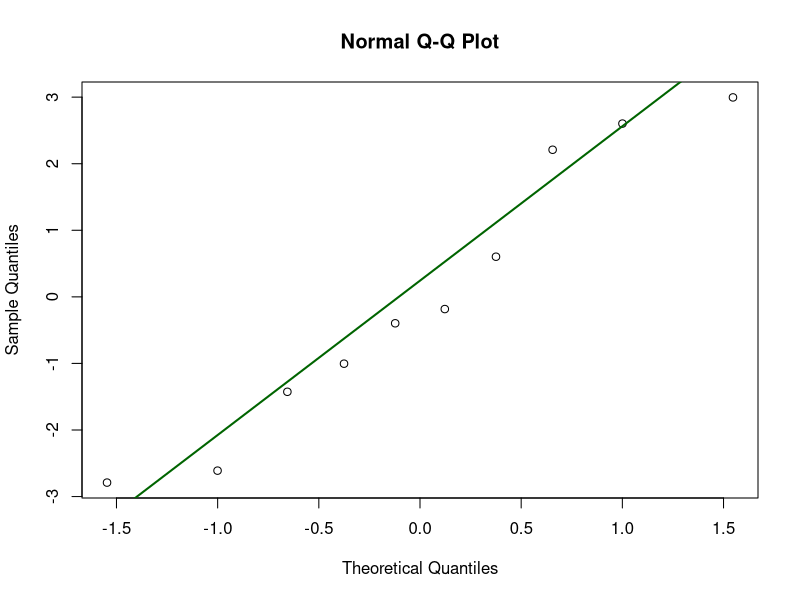
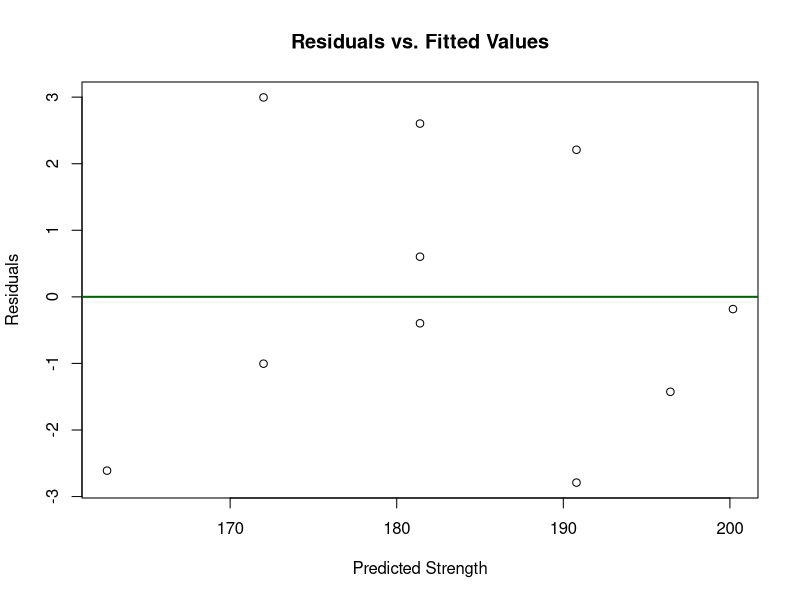
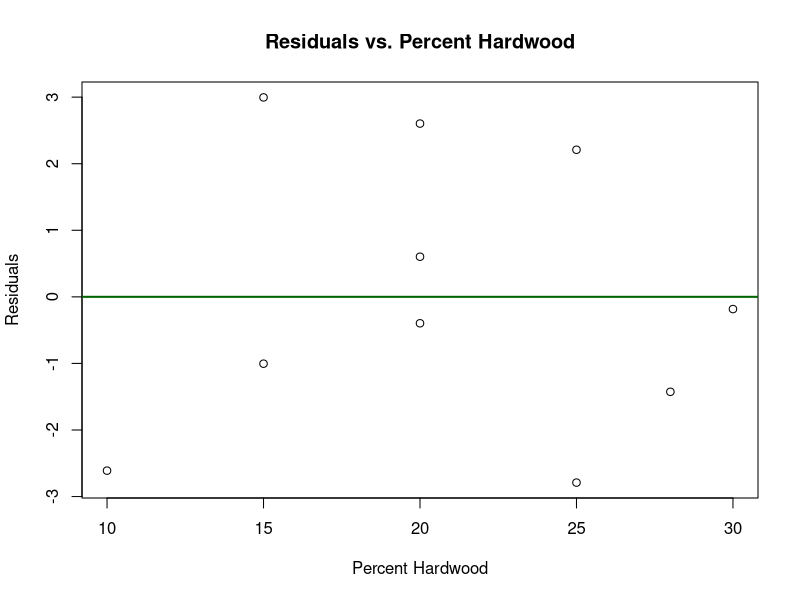

Generate these figures, in order, with R:
## ---- chunk 1
#| echo: false
paper_data <- data.frame(
  Strength = c(160, 171, 175, 182, 184, 181, 188, 193, 195, 200),
  Percent_Hardwood = c(10, 15, 15, 20, 20, 20, 25, 25, 28, 30)
)
knitr::kable(paper_data, format = "pipe", align = 'c')
## ---- chunk 2
# Import problem data
paper_data <- data.frame(
  Strength = c(160, 171, 175, 182, 184, 181, 188, 193, 195, 200),
  Percent_Hardwood = c(10, 15, 15, 20, 20, 20, 25, 25, 28, 30)
)

# Fit linear regression
p1Model <- lm(Strength ~ Percent_Hardwood, data = paper_data)
summary(p1Model)
## ---- chunk 3
anova(p1Model)
## ---- chunk 4
qf(0.05, 1, 8, lower.tail = FALSE)
## ---- chunk 5
confint(p1Model, level = 0.95)
## ---- chunk 6
#| echo: false
# Normal probability plot
qqnorm(residuals(p1Model))
qqline(residuals(p1Model), col = "darkgreen", lwd = 2)

# Residuals vs. fitted values
plot(fitted(p1Model), residuals(p1Model),
     xlab = "Predicted Strength",
     ylab = "Residuals",
     main = "Residuals vs. Fitted Values")
abline(h = 0, col = "darkgreen", lwd = 2)

# Residuals vs. predictor
plot(paper_data$Percent_Hardwood, residuals(p1Model),
     xlab = "Percent Hardwood",
     ylab = "Residuals",
     main = "Residuals vs. Percent Hardwood")
abline(h = 0, col = "darkgreen", lwd = 2)
## ---- chunk 7
#| echo: false
bearing_data <- data.frame(
  y = c(193, 230, 172, 91, 113, 125),
  x1 = c(1.6, 15.5, 22.0, 43.0, 33.0, 40.0),
  x2 = c(851, 816, 1058, 1201, 1357, 1115)
)
knitr::kable(bearing_data, format = "pipe", align = 'c')

## ---- chunk 8
# Import data from problem statement
bearing_data <- data.frame(
  y = c(193, 230, 172, 91, 113, 125),
  x1 = c(1.6, 15.5, 22.0, 43.0, 33.0, 40.0),
  x2 = c(851, 816, 1058, 1201, 1357, 1115)
)
## ---- chunk 9
#| echo: false
engine_data <- data.frame(
  Brake_Horsepower   = c(225, 212, 229, 222, 219, 278, 246, 237, 233, 224, 223, 230),
  rpm                = c(2000, 1800, 2400, 1900, 1600, 2500, 3000, 3200, 2800, 3400, 1800, 2500),
  Road_Octane_Number = c(90, 94, 88, 91, 86, 96, 94, 90, 88, 86, 90, 89),
  Compression        = c(100, 95, 110, 96, 100, 110, 98, 100, 105, 97, 100, 104)
)
knitr::kable(engine_data, format = "pipe", align = 'c')
## ---- chunk 10
# Import data from problem statement
engine_data <- data.frame(
  Brake_Horsepower   = c(225, 212, 229, 222, 219, 278, 246, 237, 233, 224, 223, 230),
  rpm                = c(2000, 1800, 2400, 1900, 1600, 2500, 3000, 3200, 2800, 3400, 1800, 2500),
  Road_Octane_Number = c(90, 94, 88, 91, 86, 96, 94, 90, 88, 86, 90, 89),
  Compression        = c(100, 95, 110, 96, 100, 110, 98, 100, 105, 97, 100, 104)
)
## ---- chunk 11

## ---- chunk 12
#| echo: false
p10Data <- data.frame(
  y  = c(26, 24, 175, 160, 163, 55, 62, 100, 26, 30, 70, 71),
  x1 = c(1.0, 1.0, 1.5, 1.5, 1.5, 0.5, 1.5, 0.5, 1.0, 0.5, 1.0, 0.5),
  x2 = c(1.0, 1.0, 4.0, 4.0, 4.0, 2.0, 2.0, 3.0, 1.5, 1.5, 2.5, 2.5)
)
knitr::kable(p10Data, format = "pipe", align = 'c')
## ---- chunk 13
# Import data from problem statement
p10Data <- data.frame(
  y  = c(26, 24, 175, 160, 163, 55, 62, 100, 26, 30, 70, 71),
  x1 = c(1.0, 1.0, 1.5, 1.5, 1.5, 0.5, 1.5, 0.5, 1.0, 0.5, 1.0, 0.5),
  x2 = c(1.0, 1.0, 4.0, 4.0, 4.0, 2.0, 2.0, 3.0, 1.5, 1.5, 2.5, 2.5)
)
